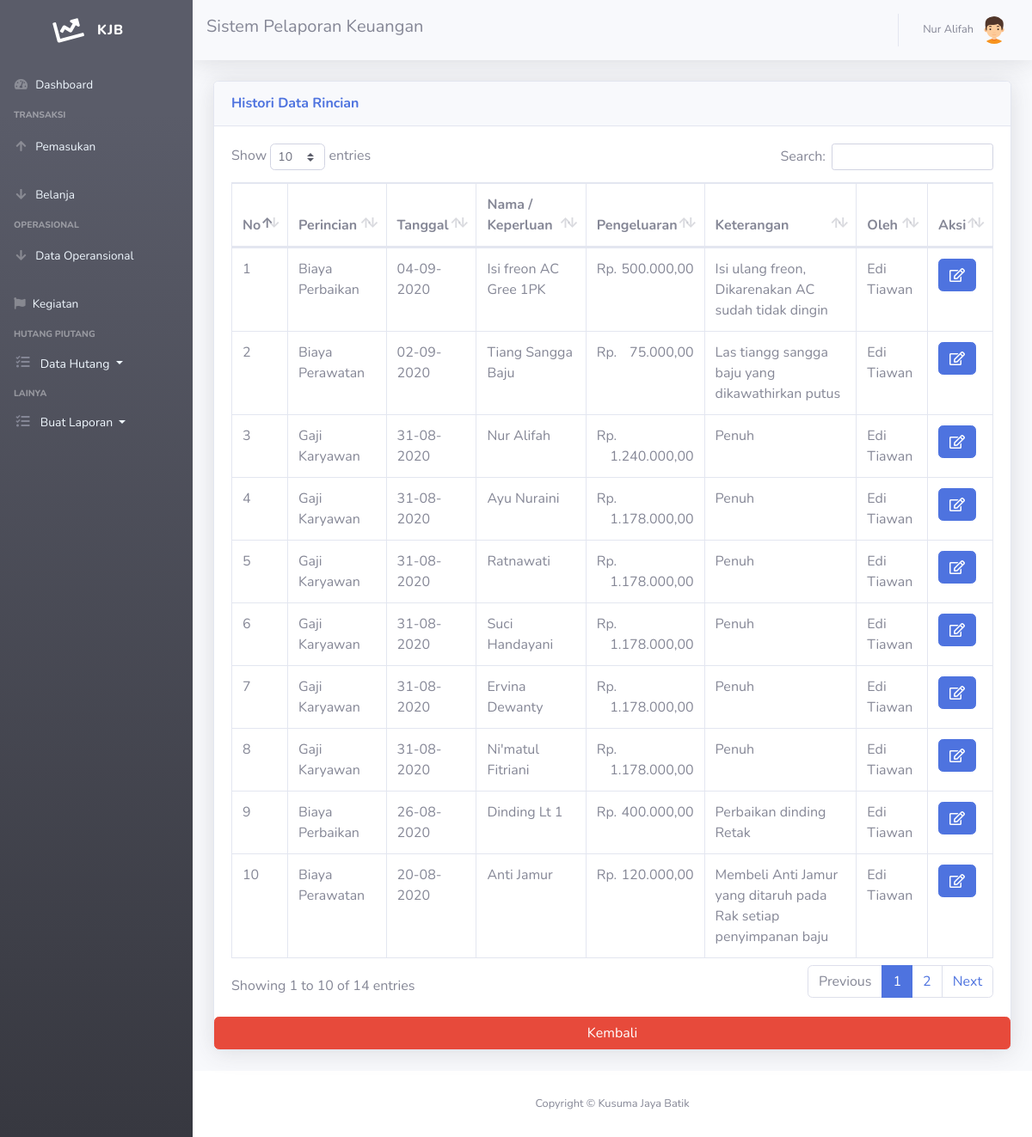
The page /rincian.php (signed in) on the database its author committed.
### tables this page shows
CREATE TABLE `detail` (
  `id_detail` int(11) NOT NULL,
  `kd_detail` int(11) NOT NULL,
  `tanggal` date NOT NULL,
  `nama` varchar(255) NOT NULL,
  `pengeluaran` int(111) NOT NULL,
  `keterangan` varchar(255) NOT NULL,
  `id_user` int(11) NOT NULL,
  `is_update` enum('0','1','','') NOT NULL,
  `kt_update` text NOT NULL
);

CREATE TABLE `user` (
  `id_user` int(11) NOT NULL,
  `nama` varchar(40) NOT NULL,
  `username` varchar(40) NOT NULL,
  `password` varchar(40) NOT NULL,
  `no_tlp` char(20) NOT NULL,
  `email` varchar(40) NOT NULL,
  `jabatan` varchar(50) NOT NULL,
  `alamat` varchar(255) NOT NULL,
  `is_active` enum('0','1','','') NOT NULL,
  `is_hidden` enum('0','1','','') NOT NULL,
  `kdreset` int(11) NOT NULL
);

### rincian.php (the view, shortened to what this page needs)
<!DOCTYPE html>
<html lang="en">
<head>
  <link rel="stylesheet" href="https://cdnjs.cloudflare.com/ajax/libs/font-awesome/4.7.0/css/font-awesome.min.css">
  <link href="vendor/fontawesome-free/css/all.min.css" rel="stylesheet" type="text/css">
  <link href="css/sb-admin-2.min.css" rel="stylesheet">
  <link href="vendor/datatables/dataTables.bootstrap4.min.css" rel="stylesheet">
</head>
<body id="page-top">
<?php
require ('sidebar.php'); ?>
      <div id="content">
<?php require ('navbar.php'); ?>
        <div class="container-fluid">
          <div class="row">
					   <div class="col-xl-18 col-lg-12">
          <div class="card shadow mb-4">
            <div class="card-header py-3">
              <h6 class="m-0 font-weight-bold text-primary">Histori Data Rincian</h6>
            </div>
            <div class="card-body">
              <div class="table-responsive">
               <table class="table table-bordered" id="dataTable" width="100%" cellspacing="0">
                  <thead>
                    <tr>
                      <th>No</th>
                      <th>Perincian</th>
                      <th>Tanggal</th>
                      <th>Nama / Keperluan</th>
                      <th>Pengeluaran</th>
                      <th>Keterangan</th>
                      <th>Oleh</th>
					            <th>Aksi</th>
                    </tr>
                  </thead>
				  <?php
$query = mysqli_query($koneksi,"SELECT detail.id_detail as id_detail , detail.kd_detail as kd_detail, detail.tanggal as tanggal , detail.nama as nama, detail.pengeluaran as pengeluaran, detail.keterangan as keterangan ,  detail.id_user as id_user,  detail.is_update as is_update, user.nama as usernama FROM detail inner join user where detail.id_user = user.id_user and user.id_user = detail.id_user order by tanggal desc");
$nos = 1;
while ($data = mysqli_fetch_assoc($query))
{
?>
      <?php if ($data['is_update']!=1): ?>
                    <tr>
                      <?php $tgl = date('d-m-Y', strtotime($data['tanggal']));?>
                      <td><?=$nos++?></td>
                        <?php if ($data['kd_detail']==1): ?>
                        <td>Biaya Perbaikan</td>
                      <?php endif ?>
                      <?php if ($data['kd_detail']==2): ?>
                        <td>Gaji Karyawan</td>
                      <?php endif ?>
                       <?php if ($data['kd_detail']==3): ?>
                        <td>Biaya Perawatan</td>
                      <?php endif ?>
                      <td><?=$tgl?></td>
                       <td><?=$data['nama']?></td>
                      <td>Rp. <span style="float: right; text-align: right;"><?=number_format($data['pengeluaran'],2,',','.');?></span></td>
                      <td><?=$data['keterangan']?></td>
                      <td><?=$data['usernama']?></td>
					  <td>
<a href="" type="button" class=" fa fa-edit btn btn-primary btn-md" data-toggle="modal" data-target="#myModalrincian<?php echo $data['id_detail']; ?>"></a>
</td>
</tr>
   <?php endif ?>
</div>
  </div>
<?php
}
?>
                        <input type="button" class="btn btn-danger" onclick="location.href='operasional.php';" value="Kembali" />
<?php require 'footer.php'?>
</body>
</html>

### rows shown on the page
detail: kd_detail "Biaya Perbaikan", tanggal "04-09-2020", nama "Isi freon AC Gree 1PK", pengeluaran "500.000,00", keterangan "Isi ulang freon, Dikarenakan AC sudah tidak dingin", id_user.nama "Edi Tiawan"
detail: kd_detail "Biaya Perawatan", tanggal "02-09-2020", nama "Tiang Sangga Baju", pengeluaran "75.000,00", keterangan "Las tiangg sangga baju yang dikawathirkan putus", id_user.nama "Edi Tiawan"
detail: kd_detail "Gaji Karyawan", tanggal "31-08-2020", nama "Nur Alifah", pengeluaran "1.240.000,00", keterangan "Penuh", id_user.nama "Edi Tiawan"
detail: kd_detail "Gaji Karyawan", tanggal "31-08-2020", nama "Ayu Nuraini", pengeluaran "1.178.000,00", keterangan "Penuh", id_user.nama "Edi Tiawan"
detail: kd_detail "Gaji Karyawan", tanggal "31-08-2020", nama "Ratnawati", pengeluaran "1.178.000,00", keterangan "Penuh", id_user.nama "Edi Tiawan"
detail: kd_detail "Gaji Karyawan", tanggal "31-08-2020", nama "Suci Handayani", pengeluaran "1.178.000,00", keterangan "Penuh", id_user.nama "Edi Tiawan"
detail: kd_detail "Gaji Karyawan", tanggal "31-08-2020", nama "Ervina Dewanty", pengeluaran "1.178.000,00", keterangan "Penuh", id_user.nama "Edi Tiawan"
detail: kd_detail "Gaji Karyawan", tanggal "31-08-2020", nama "Ni'matul Fitriani", pengeluaran "1.178.000,00", keterangan "Penuh", id_user.nama "Edi Tiawan"
detail: kd_detail "Biaya Perbaikan", tanggal "26-08-2020", nama "Dinding Lt 1", pengeluaran "400.000,00", keterangan "Perbaikan dinding Retak", id_user.nama "Edi Tiawan"
detail: kd_detail "Biaya Perawatan", tanggal "20-08-2020", nama "Anti Jamur", pengeluaran "120.000,00", keterangan "Membeli Anti Jamur yang ditaruh pada Rak setiap penyimpanan baju", id_user.nama "Edi Tiawan"

### other values the page prints
$_SESSION['nama'] "Nur Alifah"
